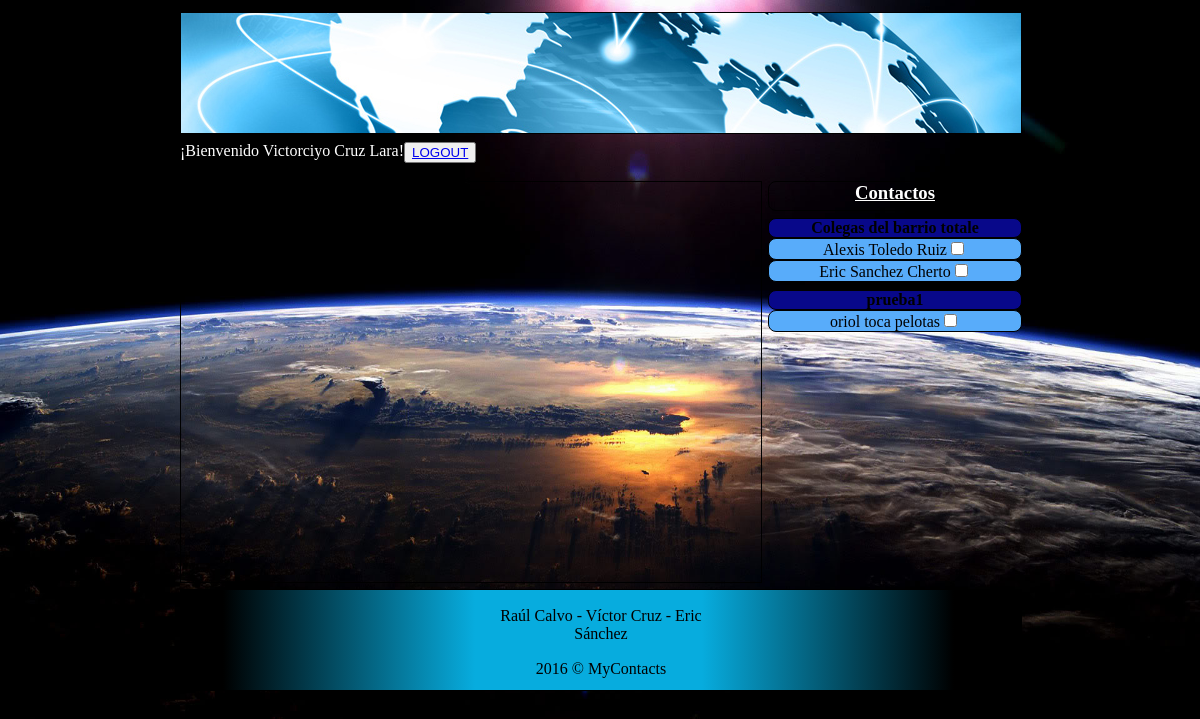
The app's page /mapa/principal.php (signed in), older data.
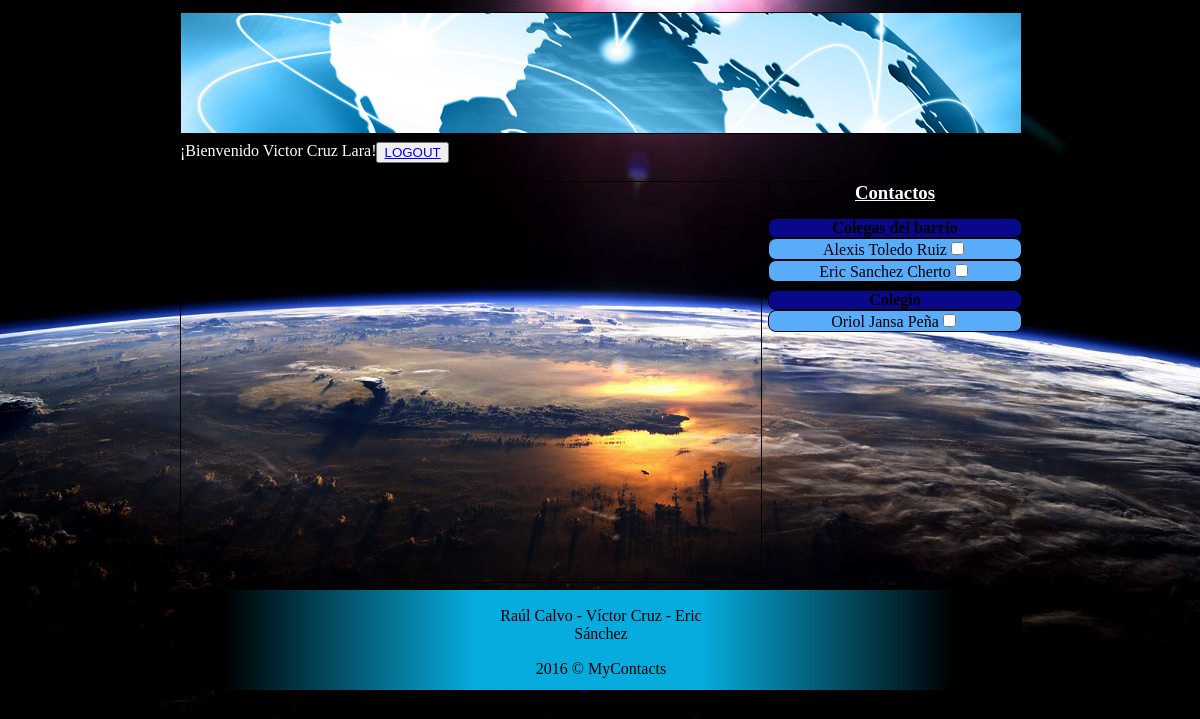
The same page, newer data.
### tables this page shows
CREATE TABLE IF NOT EXISTS `lista` (
`id_lista` int(11) NOT NULL,
  `id_usuario` int(11) DEFAULT NULL,
  `nombre_lista` varchar(30) DEFAULT NULL,
  `descripcion_lista` text
);

CREATE TABLE IF NOT EXISTS `contacto` (
`id_contacto` int(11) NOT NULL,
  `nombre_contacto` varchar(20) DEFAULT NULL,
  `apellidos_contacto` varchar(40) DEFAULT NULL,
  `id_ubicacion` int(11) DEFAULT NULL,
  `id_lista` int(11) DEFAULT NULL
);

### mapa/principal.php (the view, shortened to what this page needs)
<?php
  include("conexion.php");
?>
<!DOCTYPE html>
<html>
	<head>
		<link rel="stylesheet" type="text/css" href="style.css">
	</head>
	<body>
		<header>
		</header>
    <section id="menu">
      <article id="bienvenida">
        <span>¡Bienvenido <?php echo utf8_encode($_SESSION['nombre'])." ".utf8_encode($_SESSION['apellidos']) ?>!</span>
      </article>
      <article id="btnlogout">
        <button><a href="logout.php">LOGOUT</a></button>
      </article>
    </section>
    <section id="contenido">
      <div id="mapa"></div>
      <article id="contactos">
        <h3><u>Contactos</u></h3>
        <?php
          $sql="SELECT *
                FROM usuario
                  INNER JOIN lista ON lista.id_usuario=usuario.id_usuario
                WHERE usuario.id_usuario=$_SESSION[id]";
          $datos=mysqli_query($con,$sql);
          echo "<form name='formulario'>";
          if(mysqli_num_rows($datos)){
            while($lista=mysqli_fetch_array($datos)){
              echo "<h4>".$lista['nombre_lista']."</h4>";
              $sql2="SELECT *
                FROM contacto
                  INNER JOIN lista ON lista.id_lista=contacto.id_lista
                  INNER JOIN ubicacion ON ubicacion.id_ubicacion=contacto.id_ubicacion
                WHERE lista.id_usuario=$_SESSION[id] AND lista.id_lista=$lista[id_lista]";
              $datos2=mysqli_query($con,$sql2);
              if(mysqli_num_rows($datos2)){
                while($contacto=mysqli_fetch_array($datos2)){
                  echo "<p>".utf8_encode($contacto['nombre_contacto'])." ".utf8_encode($contacto['apellidos_contacto'])."<input name='contactoUbic' type='checkbox' onclick='cargaContenido();'></p>";
                }
              }
            }
          }
          echo "</form>";
        ?>
      </article>
    </section>
    <footer id="piepagina">
      <p id="componentes">Raúl Calvo - Víctor Cruz - Eric Sánchez</p>
      <p id="copyright">2016 &copy; MyContacts</p>
    </footer>
	</body>
</html>

Row changes from the older to the newer data that the page shows:
changed lista: nombre_lista "Colegas del barrio totale" → "Colegas del barrio"
changed lista: nombre_lista "prueba1" → "Colegio"
changed contacto: nombre_contacto "oriol" → "Oriol"; apellidos_contacto "toca pelotas" → "Jansa Peña"
Text that changed along with them:
utf8_encode($_SESSION['nombre']): "Victorciyo" → "Victor"
